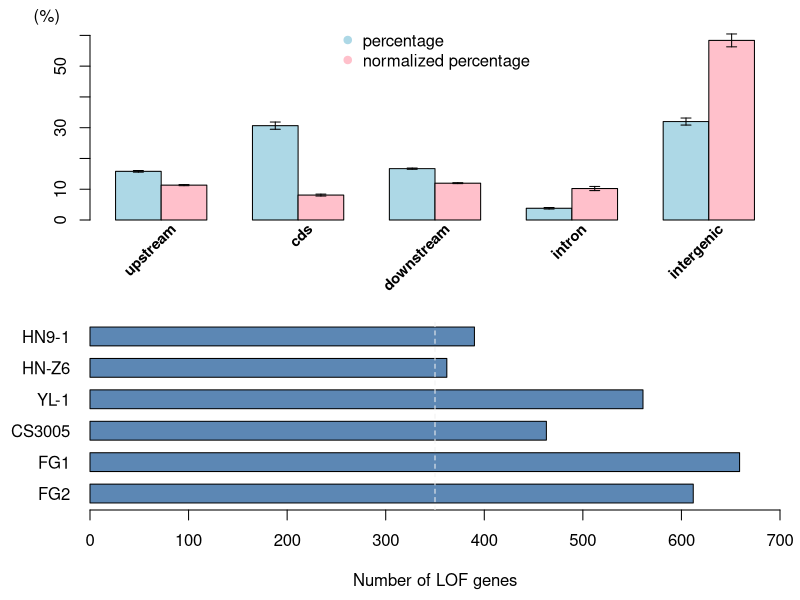

This chart was generated by the following R code:
# functions
rowSd <- function (x, na.rm = FALSE, dims = 1L) 
{
  if (is.data.frame(x)) 
    x <- as.matrix(x)
  if (!is.array(x) || length(dn <- dim(x)) < 2L) 
    stop("'x' must be an array of at least two dimensions")
  if (dims < 1L || dims > length(dn) - 1L) 
    stop("invalid 'dims'")
  z <- rep(NULL, dn[1])
  for (i in 1:dn[1]) {
    z[i] <- sd(x[i,])
  }
  z
}

error.bar <- function(x, y, upper, lower=upper, length=0.1,...){
  if(length(x) != length(y) | length(y) !=length(lower) | length(lower) != length(upper))
    stop("vectors must be same length")
  arrows(x,y+upper, x, y-lower, angle=90, code=3, length=length/2, ...)
}

pdf("data/var/varlof.pdf", 4, 7)
layout(matrix(c(1,2),2,1), c(0.6,1), TRUE)
# size factor
sf <- c(7082500,
        19221567,
        7082500,
        1891454,
        2782419)

# raw freq
freq1 <- read.table("data/var/var_freq.txt", header = TRUE, check.names = FALSE)
pc1 <- rowMeans(freq1) * 100
sd1 <- rowSd(freq1) * 100

# normalized freq
freq2 <- freq1 / sf * sum(sf)
pc2 <- rowMeans(freq2)
pc2 <- pc2 / sum(pc2) * 100
sd2 <- rowSd(freq2)/sum(rowMeans(freq2)) * 100

# plot
f<-rbind(pc1,pc2)
rownames(f) <- c("percentage", "normalized percentage")
par(mar=c(4,4.5,1,1))
barx <- barplot(f,
                beside = T,
                ylim = c(0,65),
                xaxt="n",
                col = c("lightblue", "pink")
                )
lablist <- rbind("", colnames(f))
text(barx, -2.5,
     cex = 0.9,
     font = 2,
     labels=lablist,
     srt=45,
     pos=2,
     xpd=TRUE)
text(-0.5, 66, "(%)", xpd=TRUE)
error.bar(barx, f, rbind(sd1,sd2) )
legend("top",
       box.col = "white",
       rownames(f),
       col = c("lightblue", "pink"),
       pch=19)

lof<-read.table("data/var/lof_num.txt")

par(mar=c(4.5,4.5,1,1))
barplot(rev(lof$num),
        names.arg = rev(rownames(lof)),
        las=1,
        xlab = "Number of LOF genes",
        xlim = c(0, 700),
        col = "#5c87b4",
        space = 0.67,
        horiz = TRUE
)
abline(v=350, lty=2, col = "grey95")
dev.off()